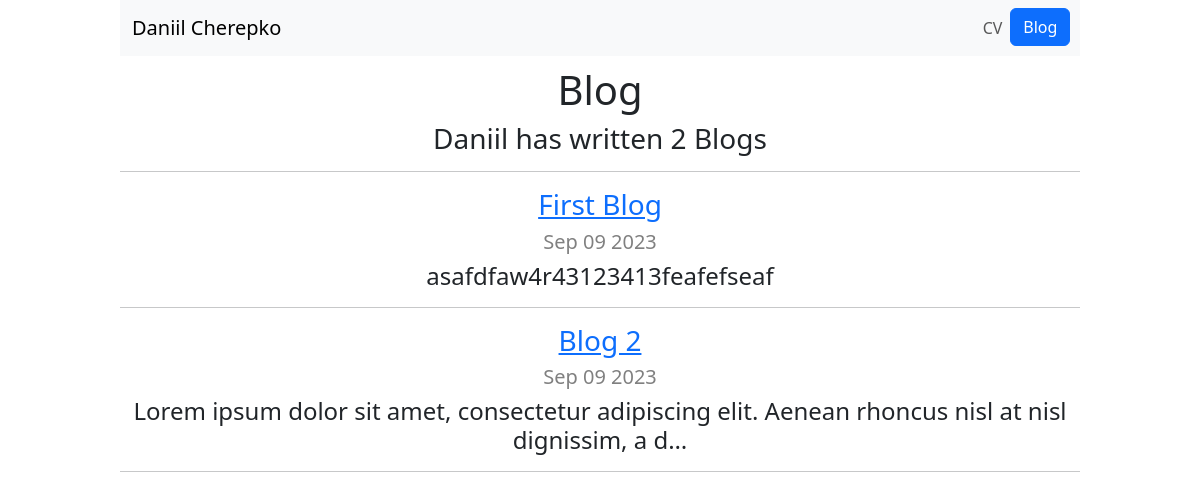
Screenshot of /blog/ with the database file from the repository.
### blog/models.py (models this page shows, shortened)
class Blog(models.Model):
    title = models.CharField(max_length=200)
    description = models.TextField()
    date = models.DateField()

### blog/views.py (the view)
# urls.py: path('', views.all_blogs, name='all_blogs'),
def all_blogs(request):
    blogs = Blog.objects.order_by('-date')
    return render(request, 'all_blogs.html', {'blogs': blogs})

### blog/templates/all_blogs.html
{% extends 'base.html' %}
{% block content %}
<div class="block text-center">
    <h1>Blog</h1>
    <h3>Daniil has written {{ blogs.count }} Blog{{ blogs.count|pluralize }}</h3>
    <hr>
    {% for blog in blogs %}
    <a href="{% url 'blog:detail' blog.id %}"><h3>{{ blog.title }}</h3></a>
    <h5 class="date">{{ blog.date|date:'M d Y' }}</h5>
    <h4>{{ blog.description|striptags|truncatechars:100 }}</h4>
    <hr>
    {% endfor %}
</div>
{% endblock %}

### portfolio_app/static/custom.css (style rules this page uses)
body { margin-left: 10%; margin-right: 10%; }
.block { margin-top: 1%; }
.date { color: grey; }

### rows the page displays
Blog: title "First Blog", date "Sep 09 2023", description "asafdfaw4r43123413feafefseaf"
Blog: title "Blog 2", date "Sep 09 2023", description "Lorem ipsum dolor sit amet, consectetur adipiscing elit. Aenean rhoncus nisl at nisl dignissim, a d…"

### other values shown
{{ blogs.count }} "2"
